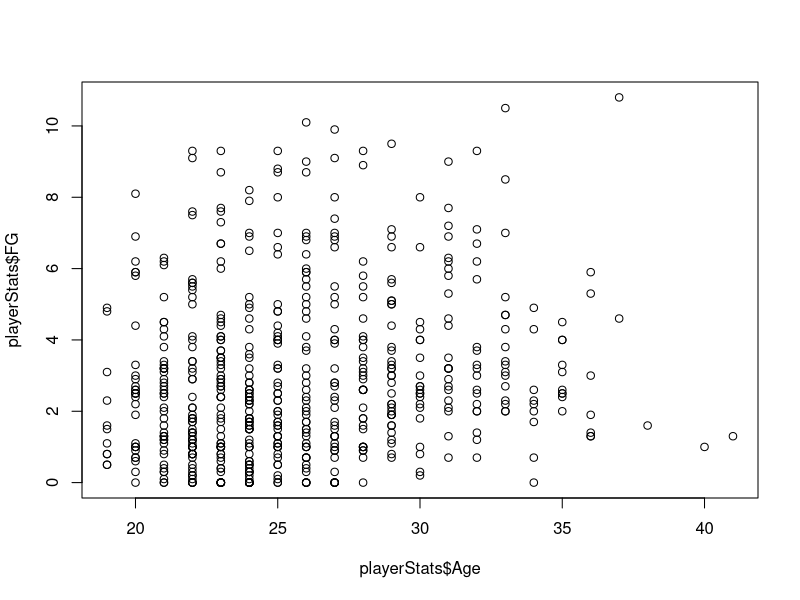
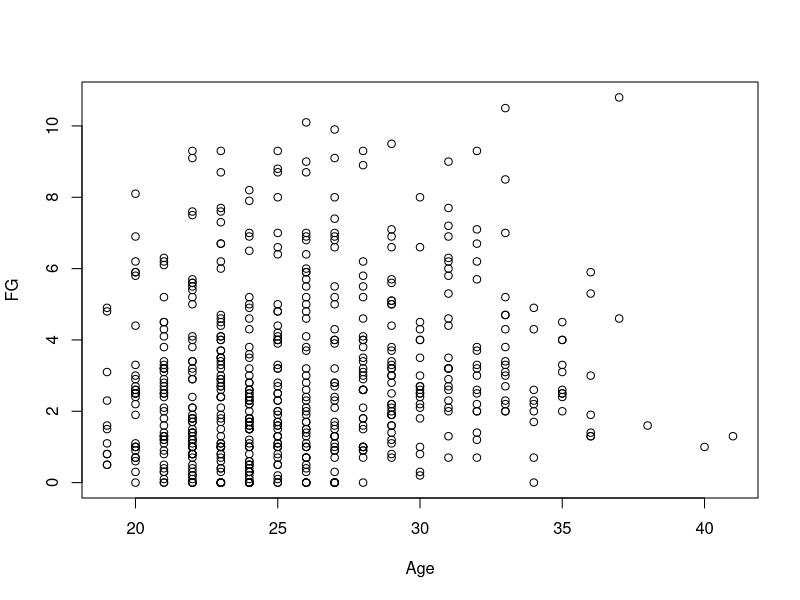
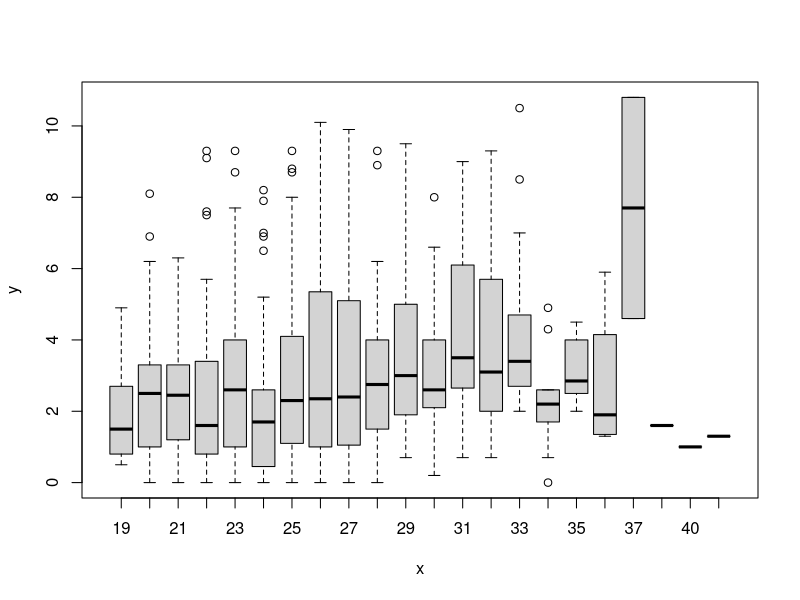
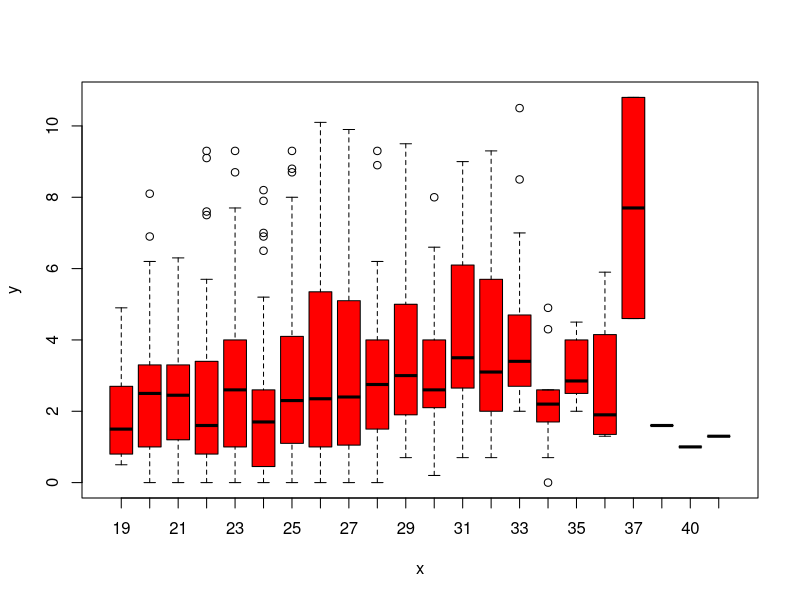
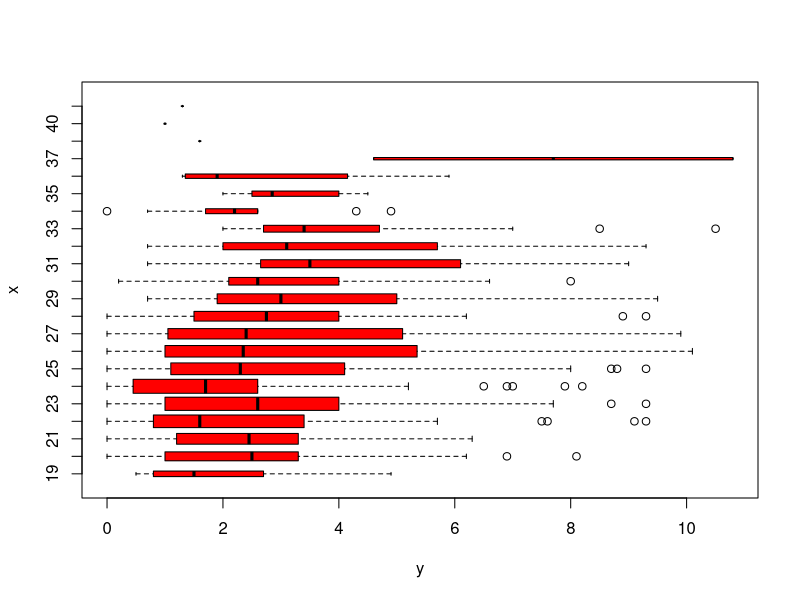
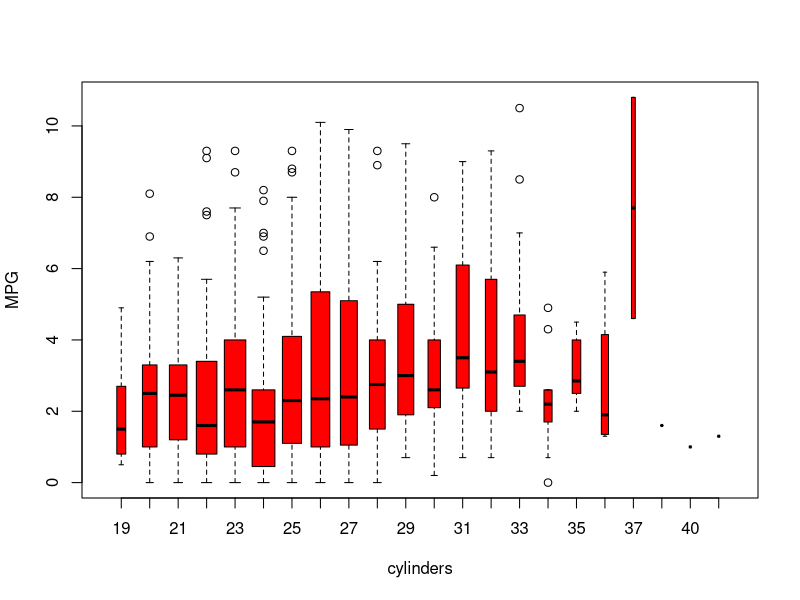
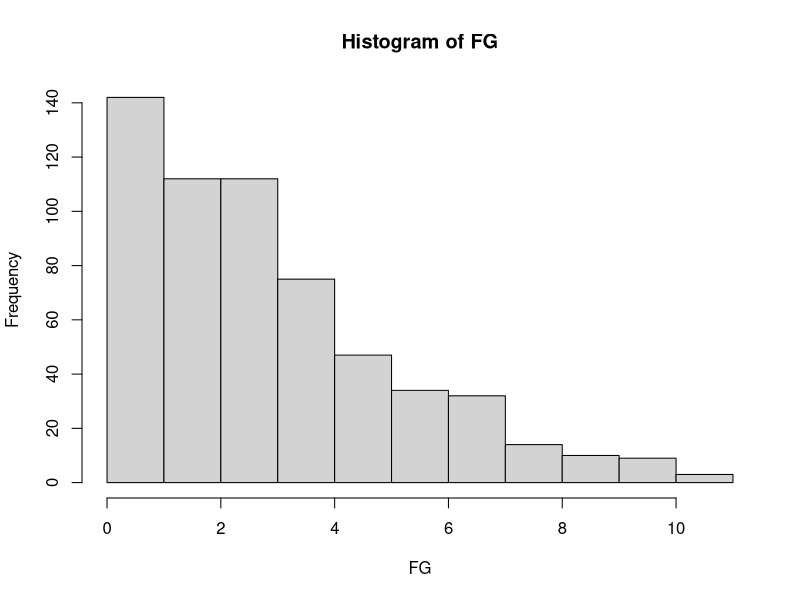
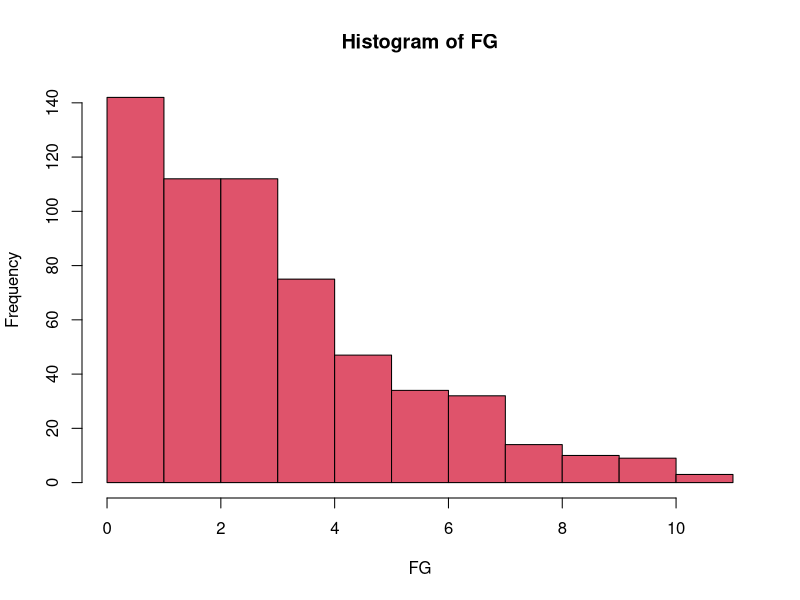

Source code (R) for these figures, in order: (Note: this script raises an error after producing the figures.)
## Change this to fix your working cirection
setwd('/Users/jal/Desktop/IS804FinalProject')

playerStats <- read.csv(file = 'NBAPlayerStats.csv', na.strings = "?", stringsAsFactors = T)
head(playerStats)

View(playerStats)
dim(playerStats)
playerStats[1:4, ]
###
playerStats <- na.omit(playerStats)
dim(playerStats)
###
names(playerStats)


plot(playerStats$Age, playerStats$FG)
attach(playerStats)
plot(Age, FG)
###
Age <- as.factor(Age)
###
plot(Age, FG)
plot(Age, FG, col = "red")
plot(Age, FG, col = "red", varwidth = T,
     horizontal = T)
plot(Age, FG, col = "red", varwidth = T,
     xlab = "cylinders", ylab = "MPG")
###
hist(FG)
hist(FG, col = 2)
###
pairs(playerStats)
###pairs(
 ### ~ mpg + displacement + horsepower + weight + acceleration,
  ###data = Auto
###)
###
plot(horsepower, FG)
###
summary(playerStats)
###
summary(FG)



###


